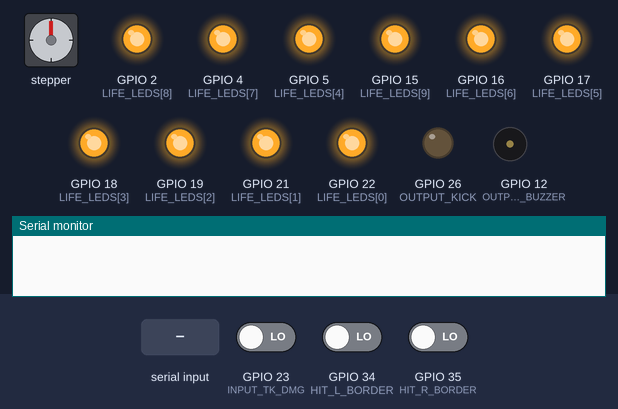
A sketch run on a simulated ESP32. On the bench: stepper motor, output pins drawn as LEDs (lit = HIGH), buzzer (waves = sounding), the last lines printed to the serial monitor. Wiring (inferred from the names in the program): stepper motor driver (200 steps per turn assumed): step GPIO 14; direction GPIO 27; enable GPIO 13. Dashed ring = blinking. The test bench sets the inputs (shaded band); at power-on: GPIO 23 (INPUT_TK_DMG) LOW, GPIO 34 (HIT_L_BORDER) LOW, GPIO 35 (HIT_R_BORDER) LOW. Nothing arrives over Bluetooth unless stated; pins used as bus, display or sensor lines are not drawn.

Above: at 8.5 s.
8.6 s: GPIO 23 (INPUT_TK_DMG) driven HIGH
At 10.0 s:
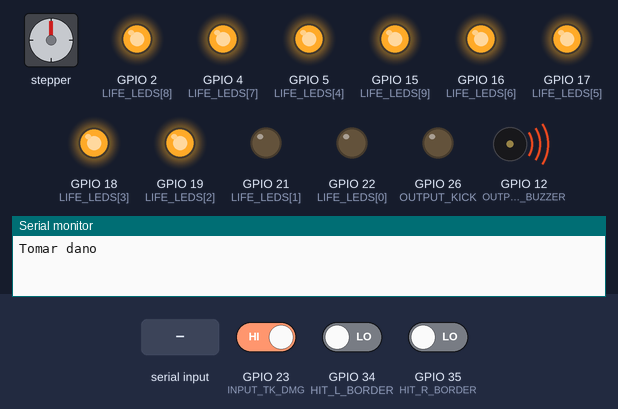
11.6 s: "R" received over the second serial link
At 12.4 s:
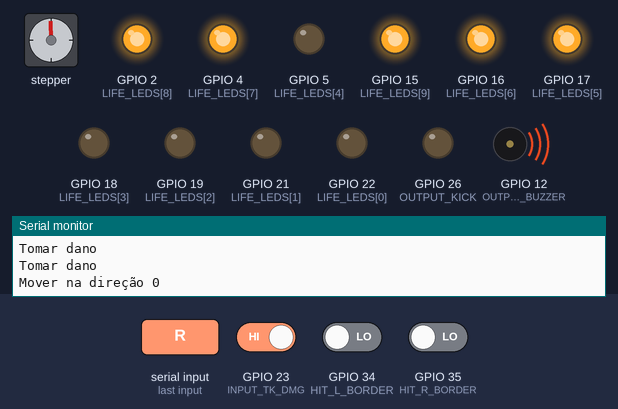
14.6 s: "K" received over the second serial link
At 16.18 s:
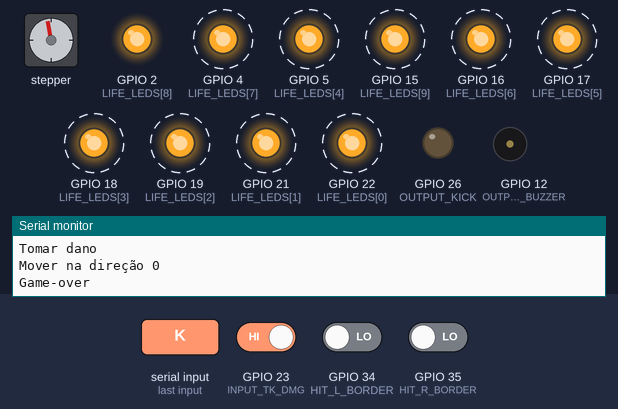
20.6 s: GPIO 23 (INPUT_TK_DMG) driven LOW
23.6 s: "K" received over the second serial link
At 23.79 s:
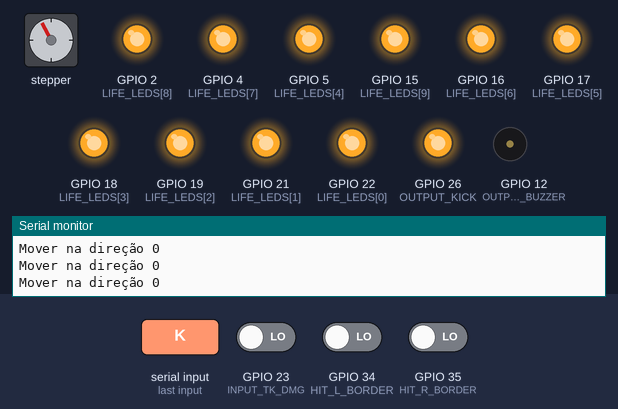
26.6 s: GPIO 23 (INPUT_TK_DMG) driven HIGH
At 27.23 s:
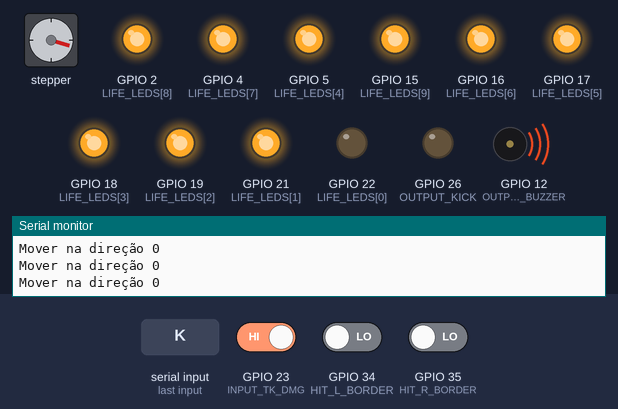
Timing chart, 0 to 32.2 s (numbered marks = the images above; inputs shaded):
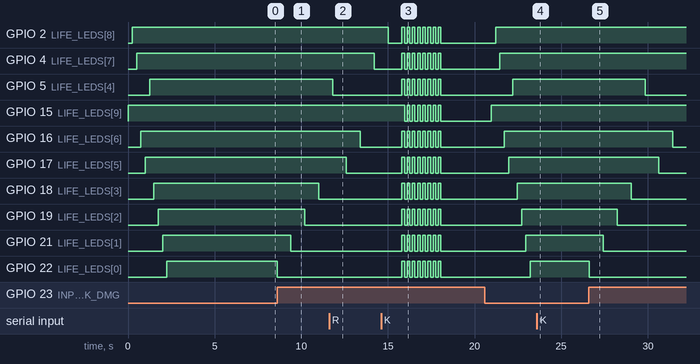

Measured:
- after the input at 8.6 s, GPIO 18 (LIFE_LEDS[3]): HIGH → LOW after 2.4 s; GPIO 19 (LIFE_LEDS[2]): HIGH → LOW after 1.6 s
- after the input at 14.6 s, GPIO 26 (OUTPUT_KICK): LOW → HIGH after 0.41 s, → LOW 0.20 s later
- after the input at 23.6 s, GPIO 26 (OUTPUT_KICK): LOW → HIGH at once, → LOW 0.20 s later
- after the input at 26.6 s, GPIO 5 (LIFE_LEDS[4]): HIGH → LOW after 3.2 s; GPIO 16 (LIFE_LEDS[6]): HIGH → LOW after 4.8 s; GPIO 17 (LIFE_LEDS[5]): HIGH → LOW after 4.0 s; GPIO 18 (LIFE_LEDS[3]): HIGH → LOW after 2.4 s; GPIO 19 (LIFE_LEDS[2]): HIGH → LOW after 1.6 s
- by itself, GPIO 2 (LIFE_LEDS[8]): repeats every 0.30 s: HIGH 0.15 s, LOW 0.15 s, until it stays LOW from 18.1 s
- by itself, GPIO 15 (LIFE_LEDS[9]): alternates HIGH for 0.15 s and LOW for 0.15 s, 15 changes in all, then stays LOW
- by itself, GPIO 4 (LIFE_LEDS[7]), GPIO 5 (LIFE_LEDS[4]), GPIO 16 (LIFE_LEDS[6]), GPIO 17 (LIFE_LEDS[5]): alternates HIGH for 0.15 s and LOW for 0.15 s, 16 changes in all, then stays LOW

The sketch:

main.ino
```cpp
#include <BluetoothSerial.h>

// Definições de pinos
constexpr uint8_t INPUT_LEFT = 25;
constexpr uint8_t INPUT_RIGHT = 33;
constexpr uint8_t INPUT_KICK = 32;
constexpr uint8_t HIT_L_BORDER = 34;
constexpr uint8_t HIT_R_BORDER = 35;
constexpr uint8_t INPUT_TK_DMG = 23;

constexpr uint8_t OUTPUT_EN = 13;
constexpr uint8_t OUTPUT_DIR = 27;
constexpr uint8_t OUTPUT_PULSE = 14;
constexpr uint8_t OUTPUT_KICK = 26;
constexpr uint8_t OUTPUT_BUZZER = 12;

constexpr unsigned short STEP_DELAY = 525;
constexpr unsigned short KICK_DELAY = 200;
constexpr unsigned short KICK_COOLDOWN = 250;

constexpr uint8_t LIFE_LEDS[] = {22, 21, 19, 18, 5, 17, 16, 4, 2, 15};

int8_t curLifeLed = 0;

bool isInputLPressed = false, isInputRPressed = false, isInputKickPressed = false;
bool hitLBorder = false, hitRBorder = false, isTakingDamage = false, tookDamage = false;
bool isKicking = false;

SemaphoreHandle_t xMutex;
TaskHandle_t playerKickTask;

char sBTInput, lastSBTDInput = 'N';

BluetoothSerial SerialBT;

void moveMotor(bool direction);
void kick(void);
void playerKickTaskCode(void *param);
void takeDamage(void);
void initLifeLeds(void);
void toggleLeds(void);
void playInitSong(void);
void playDmgSound(void);
void playGameoverSound(void);

unsigned long lastKickTime = 0;

void moveMotor(bool direction) {
  Serial.println("Mover na direção " + String(direction));

  digitalWrite(OUTPUT_DIR, direction);
  digitalWrite(OUTPUT_EN, LOW);
  digitalWrite(OUTPUT_PULSE, HIGH);
  delayMicroseconds(STEP_DELAY);
  digitalWrite(OUTPUT_PULSE, LOW);
  delayMicroseconds(STEP_DELAY);
  digitalWrite(OUTPUT_EN, HIGH);
}

void kick(void) {
  unsigned long deltaTime = millis() - lastKickTime;

  if (!isKicking && deltaTime > KICK_COOLDOWN) {
    digitalWrite(OUTPUT_KICK, HIGH);
    delay(KICK_DELAY);
    digitalWrite(OUTPUT_KICK, LOW);
    lastKickTime = millis();

    Serial.println("Chutar");
  }
}

void playerKickTaskCode(void *param) {
  while (true) {
    if (xSemaphoreTake(xMutex, portMAX_DELAY) == pdTRUE) {
      if (isInputKickPressed) {
        kick();
        isKicking = true;
      } else {
        isKicking = false;
      }
      isInputKickPressed = false;
      xSemaphoreGive(xMutex);
    }
    vTaskDelay(10 / portTICK_PERIOD_MS);
  }
}

void takeDamage(void) {
  if (!tookDamage) {
    if (curLifeLed < 9) {
      digitalWrite(LIFE_LEDS[curLifeLed], LOW);
      curLifeLed++;
      playDmgSound();

      Serial.println("Tomar dano");
    } else {
      Serial.println("Game-over");

      curLifeLed = 0;

      for (int i = 15; i >= 0; i--) {
        toggleLeds();
        delay(150);
      }

      playGameoverSound();
      initLifeLeds();
    }
  }
}

void initLifeLeds(void) {
  for (int8_t i = 9; i >= 0; i--) {
    digitalWrite(LIFE_LEDS[i], HIGH);
    delay(250);
  }
}

void toggleLeds(void) {
  static bool curState = HIGH;

  for (uint8_t pin : LIFE_LEDS) {
    digitalWrite(pin, curState);
  }

  curState = (curState == HIGH) ? LOW : HIGH;
}

void playInitSong(void) {
  const uint16_t notes[] = {659, 587, 659, 784, 440, 659, 587, 659, 784, 440, 659, 587, 659, 494, 523};
  const uint16_t durations[] = {250, 250, 250, 250, 250, 250, 250, 250, 250, 250, 250, 250, 250, 250, 250};

  for (int i = 0; i < sizeof(notes) / sizeof(*notes); i++) {
    tone(OUTPUT_BUZZER, notes[i], durations[i]);
    delay(durations[i] + 75);
  }
}

void playDmgSound(void) {
  const uint16_t notes[] = {784, 659, 523, 392};
  const uint16_t durations[] = {100, 100, 100, 300};

  for (int i = 0; i < sizeof(notes) / sizeof(*notes); i++) {
    tone(OUTPUT_BUZZER, notes[i], durations[i]);
    delay(durations[i] + 50);
  }
}

void playGameoverSound(void) {
  const uint16_t notes[] = {392, 349, 329, 294, 261};
  const uint16_t durations[] = {300, 300, 300, 600, 1000};

  for (int i = 0; i < sizeof(notes) / sizeof(*notes); i++) {
    tone(OUTPUT_BUZZER, notes[i], durations[i]);
    delay(durations[i] + 50);
  }
}

void setup(void) {
  const uint8_t inputPins[] = {INPUT_LEFT, INPUT_RIGHT, INPUT_KICK, HIT_L_BORDER, HIT_R_BORDER, INPUT_TK_DMG};
  const uint8_t outputPins[] = {OUTPUT_EN, OUTPUT_DIR, OUTPUT_PULSE, OUTPUT_KICK, OUTPUT_BUZZER};

  for (uint8_t pin : inputPins) pinMode(pin, INPUT);
  for (uint8_t pin : outputPins) pinMode(pin, OUTPUT);

  for (uint8_t pin : LIFE_LEDS) {
    pinMode(pin, OUTPUT);
    digitalWrite(pin, LOW);
  }

  digitalWrite(OUTPUT_KICK, LOW);
  digitalWrite(OUTPUT_EN, HIGH);

  xMutex = xSemaphoreCreateMutex();

  xTaskCreatePinnedToCore(playerKickTaskCode, "playerKickTask", 10000, NULL, 0, &playerKickTask, 0);

  SerialBT.begin("Shopa Player");
  Serial.begin(9600);

  initLifeLeds();
  playInitSong();
}

void loop(void) {
  hitLBorder = digitalRead(HIT_L_BORDER);
  hitRBorder = digitalRead(HIT_R_BORDER);
  isTakingDamage = digitalRead(INPUT_TK_DMG);

  if (xSemaphoreTake(xMutex, portMAX_DELAY) == pdTRUE) {
    if (!SerialBT.connected()) {
      isInputLPressed = digitalRead(INPUT_LEFT);
      isInputRPressed = digitalRead(INPUT_RIGHT);
      isInputKickPressed = digitalRead(INPUT_KICK);
    } else {
      sBTInput = SerialBT.read();
      switch (sBTInput) {
        case 'L': isInputLPressed = true; lastSBTDInput = sBTInput; break;
        case 'R': isInputRPressed = true; lastSBTDInput = sBTInput; break;
        case 'K': isInputKickPressed = true; break;
        case 'N':
          if (lastSBTDInput == 'L') isInputLPressed = false;
          if (lastSBTDInput == 'R') isInputRPressed = false;
          break;
      }
    }
    xSemaphoreGive(xMutex);
  }

  if (isInputLPressed && !isInputRPressed && !hitLBorder) moveMotor(true);
  if (isInputRPressed && !isInputLPressed && !hitRBorder) moveMotor(false);
  if (isTakingDamage) takeDamage(); else tookDamage = false;
}
```
